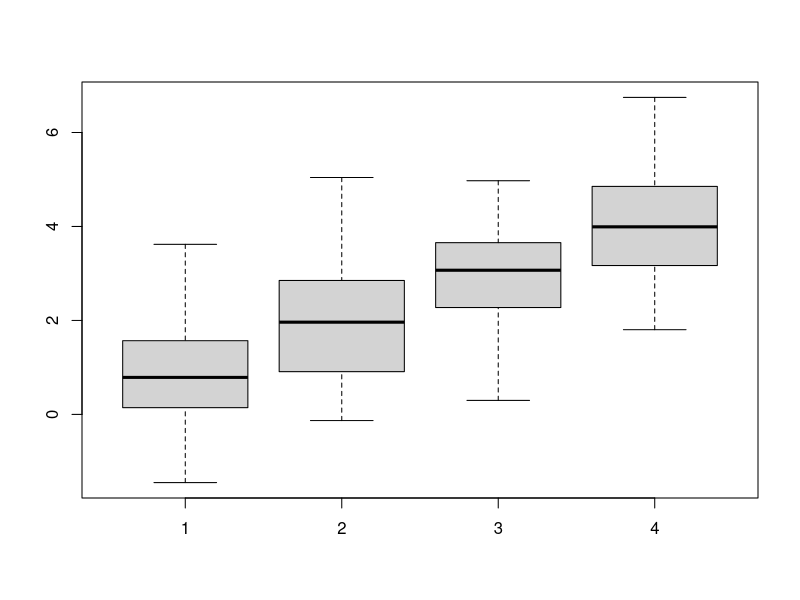
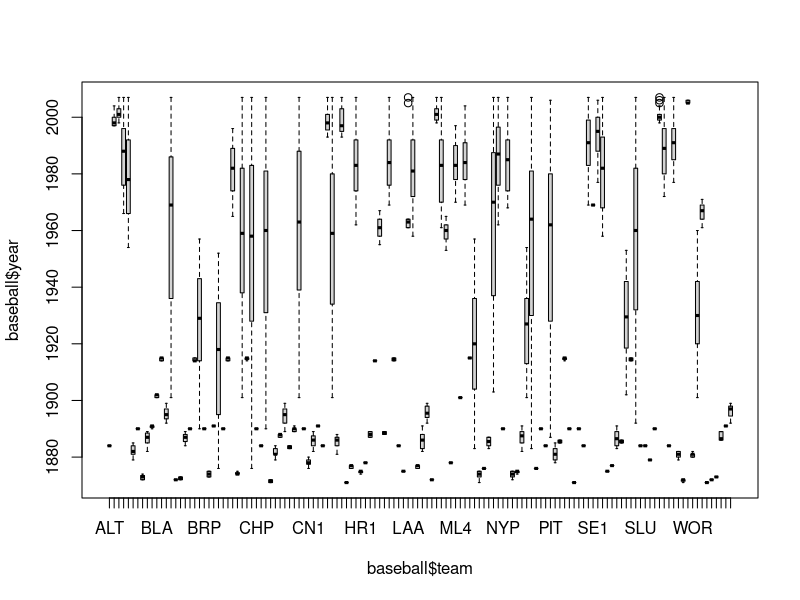
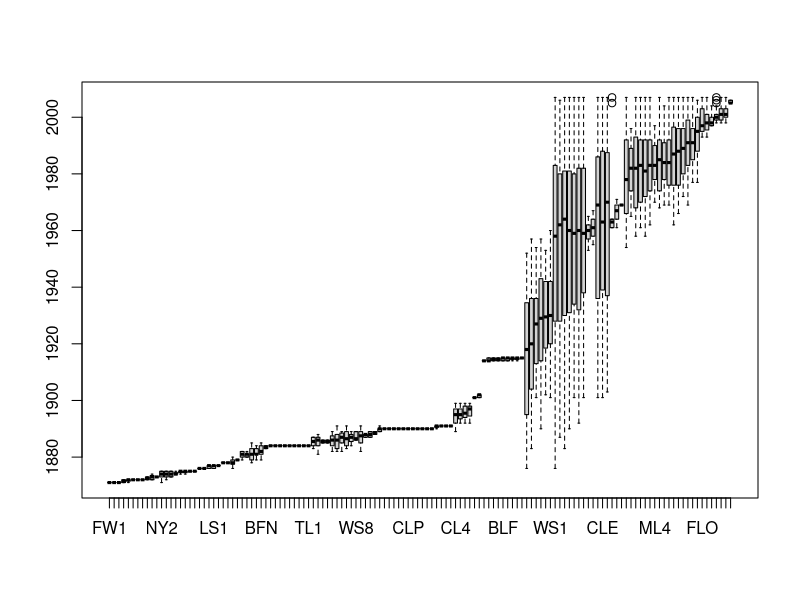
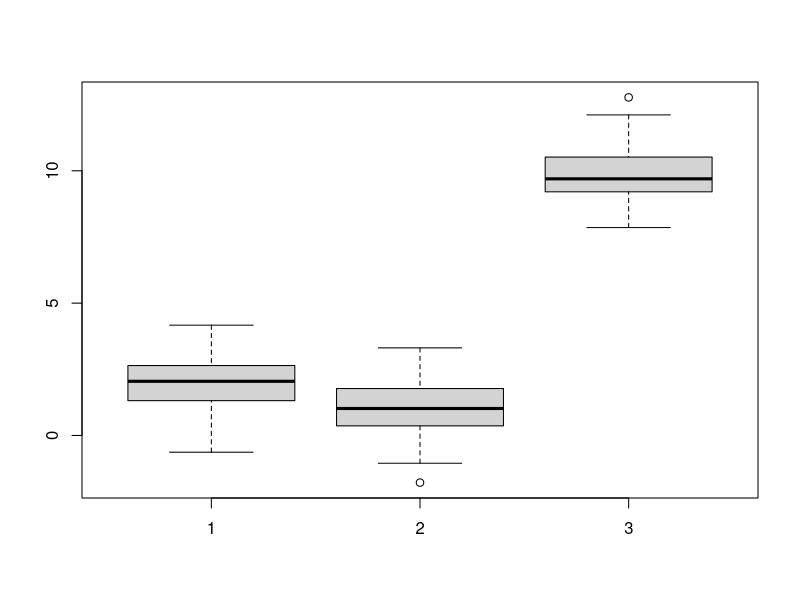
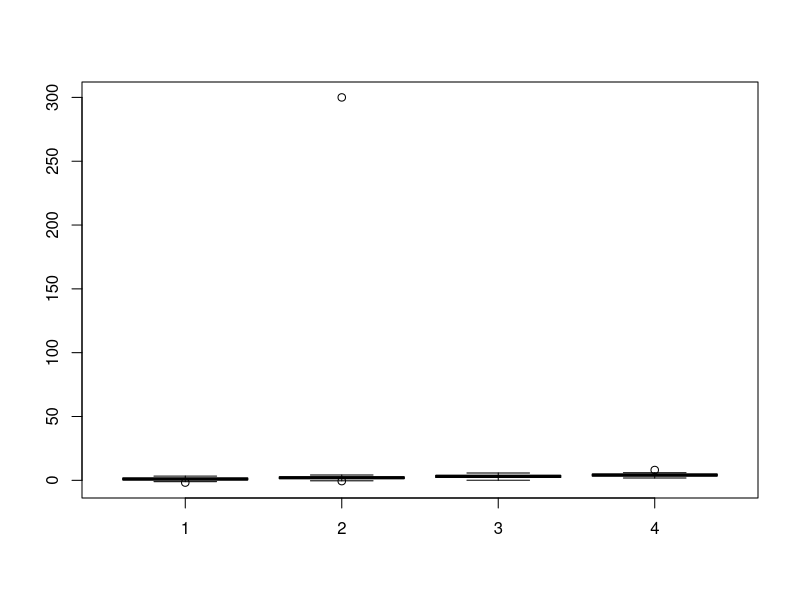
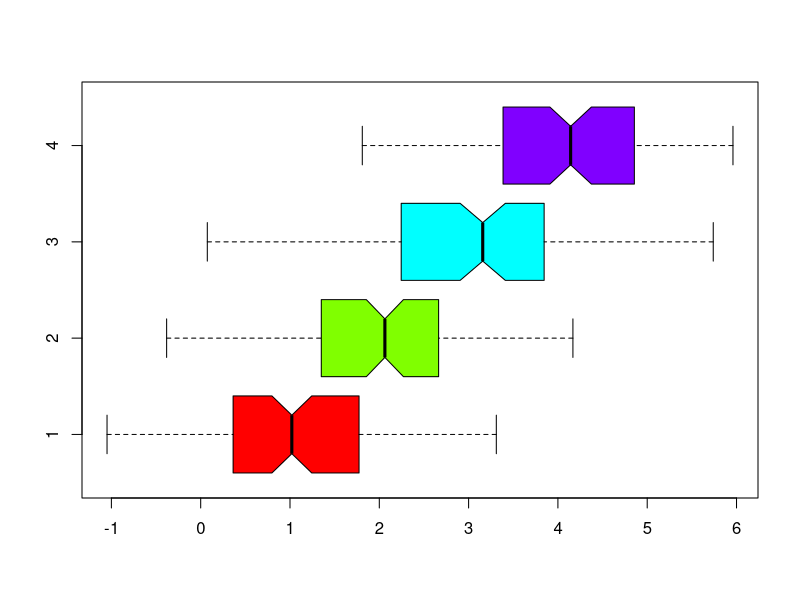

These charts were generated, in order, by the following R code: (Note: this script raises an error after producing the figures.)
library(plyr)

d = lapply(1:4, function(x) rnorm(100,x))
d

boxplot(d)
boxplot(baseball$year ~ baseball$team)

d = split(baseball$year, baseball$team)
d
boxplot(d[order(sapply(d, mean))])

x = runif(5, 10, 30)
sort(x)
order(x)

d = lapply(1:4, function(x) rnorm(100,x))
boxplot(d[[2]], d[[1]], rnorm(100, 10))
d[[2]][10] = 300
boxplot(d, col=rainbow(4))
boxplot(d, col=rainbow(4), outline=F, notch=T,
        horizontal=T)

d1 = lapply(1:4, function(x) rnorm(100, x+5))
boxplot(d, col=rainbow(4), outline=F, notch=T,
        horizontal=F, ylim=range(unlist(d,d1)))
boxplot(d, col=rainbow(4), outline=F, notch=T,
        horizontal=F, ylim=c(0,10))
boxplot(d1, add=T, col=rainbow(4), outline=F,
        notch=T)

############################

x = c(rnorm(1000, 0), rnorm(1000, 3))
hist(x)
hist(x, breaks=100)

h = hist(x, breaks=100)
h$breaks

hist(x, seq(-4, 6.5, by=0.2))
hist(x, seq(-2, 2, by=0.2))
h = hist(x, seq(min(x), max(x), length.out=100))
h$breaks

x = rnorm(1000, 0)
y = rnorm(1000, 3)

hist(x)
hist(y, add=T)

range(x, y)
breaks = seq(-3.5, 6.5, by=0.1)
hist(x, breaks, col='#FF000080',
     border=NA, freq=F)
hist(y, breaks, add=T, col='#00FF0080',
     border='black', freq=F)

h1 = hist(x, breaks, col='#FF000080',
          border=NA, freq=F, plot=F)
h2 = hist(y, breaks, add=T, col='#00FF0080',
            border='black', freq=F, plot=F)

hist(x, breaks, col='#FF000080',
     border=NA, freq=F,
     ylim=range(0, h1$density, h2$density))
hist(y, breaks, add=T, col='#00FF0080',
     border='black', freq=F)

h1$counts
h1$density

############################

barplot(1:3)

x = c(rnorm(1000, 0), rnorm(1000, 3))
t = table(rep(c('g1', 'g2'), each=1000), round(x))
t

barplot(t)
barplot(t, beside=T)

barplot(sweep(t, 2, apply(t, 2, sum), '/')*100)

b = barplot(t, beside=T, col=c('red', 'blue'),
        legend.text=c('groupA', 'groupB'),
        args.legend=list(title='Group', x='topleft'))
text(b, t, t)
#куда писать, координата на графике, сам текст

barplot(t(t), beside=F)

pie(t[1,])

##############

x = 0:10
y = exp(x) - 1

plot(x, y)
plot(x, y, log='y')

plot(x, y+1, log='y')

f = function(x) {log(x+1)}

plot(x, f(y), yaxt='n')
at = c(0, 10, 100, 1000, 1e4)
axis(2, at=f(at), labels=at)
axis(4, at=f(at), labels=at)

#################

x = rnorm(1e4, 0)
y = round(rnorm(1e4, x)*2, 0)
x = round(x*2)

t = table(x, y)
t

image(t)
image(t, col=heat.colors(100))
image(t, breaks=c(0, 10, 50, 1000),
      col=c('red', 'green', 'blue'))
image(t, zlim=c(0, 1000))
image(t, zlim=range(t))

xx = 1:nrow(t)
yy = 1:ncol(t)
image(xx, yy, t, xaxt='n', yaxt='n')
axis(1, xx, rownames(t))
axis(2, yy, colnames(t))

#######################

c = cor(mtcars)
image(c)
cl = c[1,] > 0

h = heatmap(c, symm=T,
            distfun=function(x) as.dist(1-c),
            RowSideColors=ifelse(cl,'red','blue'))
h

heatmap(c[h$rowInd, h$colInd], symm=T,
        distfun=function(x) as.dist(1-c),
        RowSideColors=ifelse(cl[h$rowInd], 'red', 'blue'),
        Rowc=NA, Colv=NA)

##############

x = seq(from=0, 5, length.out=100)
y = 1 - exp(-x)
y = rnorm(length(y), y, 0.1)

plot(x, y, pch=16)
lines(x, y, col='grey', lwd=3)
lines(x, smooth(y), col='black', lwd=3)

m = smooth.spline(x, y, df=2)
m
p = predict(m)
lines(p, col='red', lwd=3)
lines(predict(smooth.spline(x, y, df=7)),
      col='green', lwd=3)

x2 = x^2
m = lm(y ~ x + x2)
lines(x, predict(m), col='blue', lwd=3)

#####################

plot(1, 1, xlim=c(0, 1))
text(0, 1, 'A', adj=c(0,1))
x1 = grconvertX(0, 'npc', 'user')
y1 = grconvertY(1, 'npc', 'user')
text(x1, y1, 'A', adj=c(0,1), col='red', cex=7)

x2 = grconvertX(0, 'nfc', 'user')
y2 = grconvertY(1, 'nfc', 'user')
text(x2, y2, 'B', adj=c(0,1), col='red', cex=7,
     xpd=T)